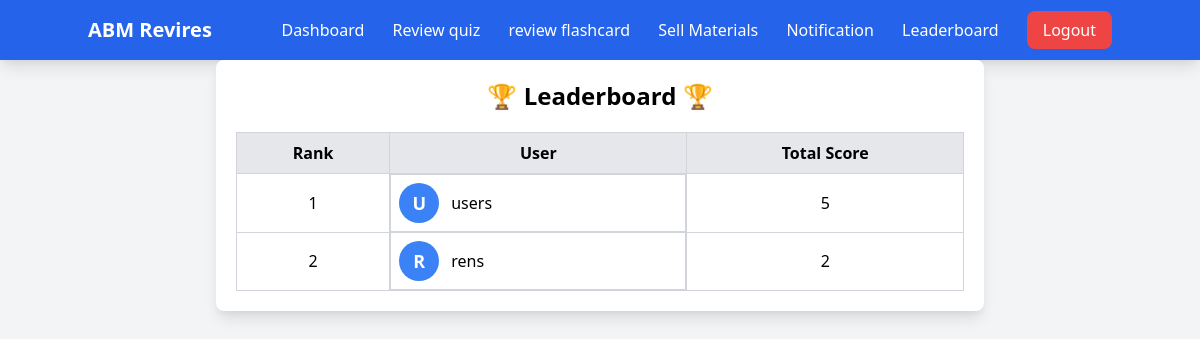
Page /leaderboard (signed in) on the committed database.
### tables this page shows
CREATE TABLE `users` (
  `id` int(11) NOT NULL,
  `username` varchar(50) NOT NULL,
  `email` varchar(100) NOT NULL,
  `password` varchar(255) NOT NULL
);

### app/models/User.php (called while the page is built, shortened)
<?php
class User {
    private $conn;
    public function __construct() {
        $database = new Database();
        $this->conn = $database->connect();
    }
    public function getLeaderboard() {
        $sql = "
            SELECT
                users.id,
                users.username,
                SUM(quiz_scores.score) AS total_score,
                RANK() OVER (ORDER BY SUM(quiz_scores.score) DESC) AS rank
            FROM users
            JOIN quiz_scores ON users.id = quiz_scores.user_id
            GROUP BY users.id, users.username
            ORDER BY total_score DESC
        ";
        $stmt = $this->conn->prepare($sql);
        $stmt->execute();
        return $stmt->fetchAll(PDO::FETCH_ASSOC);
    }
}

### app/config/Database.php (called while the page is built, shortened)
<?php
class Database {
    private $host = "localhost";
    private $db_name = "abm";
    private $username = "root";
    private $password = "";
    public function connect() {
        $this->conn = null;
        try {
            $this->conn = new PDO("mysql:host=" . $this->host . ";dbname=" . $this->db_name, $this->username, $this->password);
            $this->conn->setAttribute(PDO::ATTR_ERRMODE, PDO::ERRMODE_EXCEPTION);
        } catch(PDOException $e) {
            die("Connection failed: " . $e->getMessage());
        }
        return $this->conn;
    }
}

### app/views/student/leaderboard.php (the view, shortened to what this page needs)
<?php
require_once __DIR__ . '/../../models/User.php';
$userModel = new User();
$leaderboard = $userModel->getLeaderboard();
?>
<!DOCTYPE html>
<html lang="en">
<head>
    <link href="https://cdn.jsdelivr.net/npm/tailwindcss@2.2.19/dist/tailwind.min.css" rel="stylesheet">
</head>
<body class="bg-gray-100 ">
<nav class="bg-blue-600 p-4 shadow-lg">
        <div class="container mx-auto flex justify-between items-center">
            <h1 class="text-white text-xl font-bold">ABM Revires</h1>
            <div class="space-x-6">
              <a href="dashboard" class="text-white hover:underline">Dashboard</a>
             <a href="Quiz" class="text-white hover:underline">Review quiz</a>
                <a href="flashcard" class="text-white hover:underline">review flashcard</a>
                <a href="sell-materials" class="text-white hover:underline">Sell Materials</a>
                <a href="notification" class="text-white hover:underline">Notification</a>
                <a href="leaderboard" class="text-white hover:underline">Leaderboard</a>
                <a href="logout" class="bg-red-500 px-4 py-2 rounded-lg text-white hover:bg-red-600">Logout</a>
            </div>
        </div>
    </nav>
    <div class="max-w-3xl mx-auto bg-white p-5 rounded-lg shadow-lg">
        <h1 class="text-2xl font-bold text-center mb-5">🏆 Leaderboard 🏆</h1>
        <table class="w-full border-collapse border border-gray-300">
            <thead>
                <tr class="bg-gray-200">
                    <th class="border border-gray-300 p-2">Rank</th>
                    <th class="border border-gray-300 p-2">User</th>
                    <th class="border border-gray-300 p-2">Total Score</th>
                </tr>
            </thead>
            <tbody>
                <?php foreach ($leaderboard as $row) : ?>
                <tr class="text-center bg-white hover:bg-gray-100">
                    <td class="border border-gray-300 p-2"><?= $row['rank'] ?></td>
                    <td class="border border-gray-300 p-2 flex items-center justify-start space-x-3 p-2">
                        <div class="w-10 h-10 rounded-full bg-blue-500 text-white flex items-center justify-center font-bold text-lg">
                            <?= strtoupper(substr($row['username'], 0, 1)) ?>
                        </div>
                        <span><?= htmlspecialchars($row['username']) ?></span>
                    </td>
                    <td class="border border-gray-300 p-2"><?= $row['total_score'] ?></td>
                </tr>
                <?php endforeach; ?>
            </tbody>
        </table>
    </div>
</body>
</html>

### rows in the picture
users: rank "1", username "U", username "users", total_score "5"
users: rank "2", username "R", username "rens", total_score "2"
